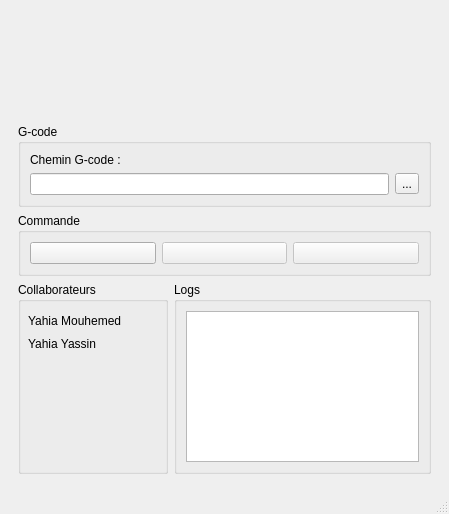
<?xml version="1.0" encoding="UTF-8"?>
<ui version="4.0">
 <class>MainWindow</class>
 <widget class="QMainWindow" name="MainWindow">
  <property name="geometry">
   <rect>
    <x>0</x>
    <y>0</y>
    <width>449</width>
    <height>514</height>
   </rect>
  </property>
  <property name="windowTitle">
   <string>MainWindow</string>
  </property>
  <widget class="QWidget" name="centralwidget">
   <layout class="QVBoxLayout" name="verticalLayout">
    <item>
     <widget class="QWidget" name="widget" native="true">
      <property name="maximumSize">
       <size>
        <width>16777215</width>
        <height>100</height>
       </size>
      </property>
      <property name="styleSheet">
       <string notr="true"/>
      </property>
      <layout class="QVBoxLayout" name="verticalLayout_2">
       <item>
        <widget class="QPushButton" name="btn_zenbreak">
         <property name="enabled">
          <bool>true</bool>
         </property>
         <property name="minimumSize">
          <size>
           <width>0</width>
           <height>90</height>
          </size>
         </property>
         <property name="text">
          <string/>
         </property>
         <property name="icon">
          <iconset>
           <normalon>:/principal/logo.png</normalon>
          </iconset>
         </property>
         <property name="iconSize">
          <size>
           <width>250</width>
           <height>200</height>
          </size>
         </property>
         <property name="flat">
          <bool>true</bool>
         </property>
        </widget>
       </item>
      </layout>
     </widget>
    </item>
    <item>
     <widget class="QWidget" name="widget_2" native="true">
      <layout class="QVBoxLayout" name="verticalLayout_7">
       <item>
        <widget class="QGroupBox" name="groupBox_2">
         <property name="maximumSize">
          <size>
           <width>16777215</width>
           <height>100</height>
          </size>
         </property>
         <property name="title">
          <string>G-code</string>
         </property>
         <layout class="QVBoxLayout" name="verticalLayout_4">
          <item>
           <layout class="QVBoxLayout" name="verticalLayout_3">
            <item>
             <widget class="QLabel" name="label">
              <property name="text">
               <string>Chemin G-code :</string>
              </property>
             </widget>
            </item>
            <item>
             <layout class="QHBoxLayout" name="horizontalLayout">
              <item>
               <widget class="QLineEdit" name="lineEdit"/>
              </item>
              <item>
               <widget class="QToolButton" name="toolButton">
                <property name="text">
                 <string>...</string>
                </property>
               </widget>
              </item>
             </layout>
            </item>
           </layout>
          </item>
         </layout>
        </widget>
       </item>
       <item>
        <widget class="QGroupBox" name="groupBox_3">
         <property name="title">
          <string>Commande</string>
         </property>
         <layout class="QVBoxLayout" name="verticalLayout_6">
          <item>
           <layout class="QHBoxLayout" name="horizontalLayout_3">
            <item>
             <widget class="QPushButton" name="pushButton">
              <property name="text">
               <string/>
              </property>
              <property name="icon">
               <iconset>
                <normalon>:/principal/Play.png</normalon>
               </iconset>
              </property>
              <property name="iconSize">
               <size>
                <width>48</width>
                <height>36</height>
               </size>
              </property>
             </widget>
            </item>
            <item>
             <widget class="QPushButton" name="pushButton_2">
              <property name="enabled">
               <bool>false</bool>
              </property>
              <property name="text">
               <string/>
              </property>
              <property name="icon">
               <iconset>
                <normalon>:/principal/Pause.png</normalon>
               </iconset>
              </property>
              <property name="iconSize">
               <size>
                <width>48</width>
                <height>36</height>
               </size>
              </property>
             </widget>
            </item>
            <item>
             <widget class="QPushButton" name="pushButton_3">
              <property name="enabled">
               <bool>false</bool>
              </property>
              <property name="text">
               <string/>
              </property>
              <property name="icon">
               <iconset>
                <normalon>:/principal/Stop.png</normalon>
               </iconset>
              </property>
              <property name="iconSize">
               <size>
                <width>48</width>
                <height>36</height>
               </size>
              </property>
             </widget>
            </item>
           </layout>
          </item>
         </layout>
        </widget>
       </item>
       <item>
        <layout class="QHBoxLayout" name="horizontalLayout_2" stretch="0,0">
         <item>
          <widget class="QGroupBox" name="groupBox">
           <property name="minimumSize">
            <size>
             <width>150</width>
             <height>0</height>
            </size>
           </property>
           <property name="maximumSize">
            <size>
             <width>16777215</width>
             <height>16777215</height>
            </size>
           </property>
           <property name="title">
            <string>Collaborateurs</string>
           </property>
           <widget class="QWidget" name="layoutWidget">
            <property name="geometry">
             <rect>
              <x>10</x>
              <y>30</y>
              <width>131</width>
              <height>40</height>
             </rect>
            </property>
            <layout class="QGridLayout" name="gridLayout">
             <item row="0" column="0">
              <widget class="QLabel" name="label_2">
               <property name="text">
                <string>Yahia Mouhemed</string>
               </property>
              </widget>
             </item>
             <item row="1" column="0">
              <widget class="QLabel" name="label_3">
               <property name="text">
                <string>Yahia Yassin</string>
               </property>
              </widget>
             </item>
            </layout>
           </widget>
          </widget>
         </item>
         <item>
          <widget class="QGroupBox" name="groupBox_4">
           <property name="title">
            <string>Logs</string>
           </property>
           <layout class="QVBoxLayout" name="verticalLayout_5">
            <item>
             <widget class="QPlainTextEdit" name="plainTextEdit"/>
            </item>
           </layout>
          </widget>
         </item>
        </layout>
       </item>
      </layout>
     </widget>
    </item>
   </layout>
  </widget>
  <widget class="QMenuBar" name="menubar">
   <property name="geometry">
    <rect>
     <x>0</x>
     <y>0</y>
     <width>449</width>
     <height>22</height>
    </rect>
   </property>
  </widget>
  <widget class="QStatusBar" name="statusbar"/>
 </widget>
 <resources>
  <include location="images/cnc_images.qrc"/>
 </resources>
 <connections/>
</ui>
